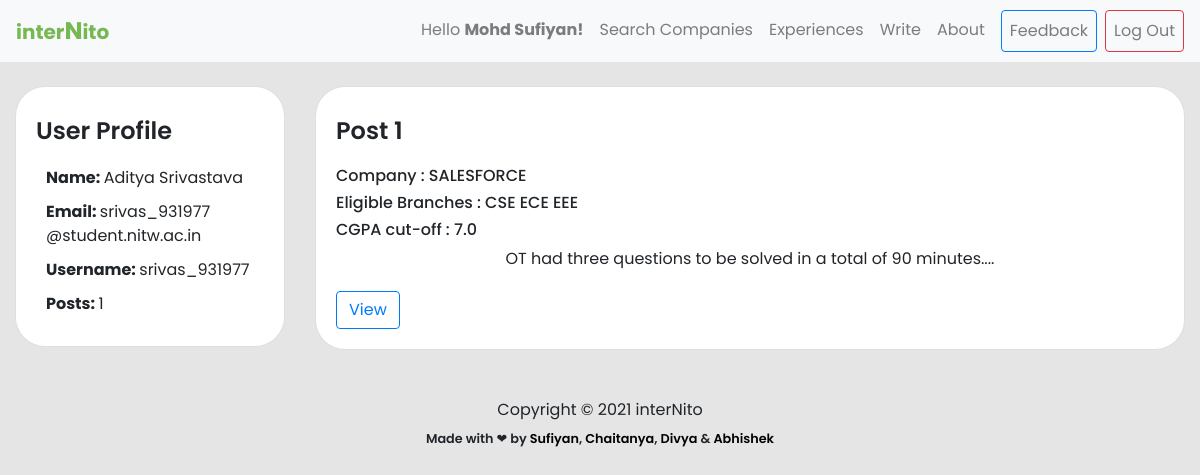
Screenshot of /profile/srivas_931977 (signed in) with the database file from the repository.
### experience/models.py (models this page shows, shortened)
class Experience(models.Model):
    user = models.ForeignKey(User, on_delete = models.CASCADE)
    name = models.CharField(max_length=80)
    branch = models.CharField(max_length=255,blank=True)
    cgpa_cutoff = models.FloatField(blank=True)
    resume = models.TextField(blank=True)
    batch = models.CharField(max_length=255, blank=True)
    company = models.CharField(max_length=255,blank=False)
    summary = models.TextField(blank=False)
    period = models.CharField(max_length=255,blank=False)
    ot_summary = models.TextField(blank = True)
    ot_question1 = models.TextField(blank = True, null = True)
    ot_question1_link = models.TextField(blank = True, null = True, default = 'NONE')
    ot_question2 = models.TextField(blank = True, null = True)
    ot_question2_link = models.TextField(blank = True, null = True)
    ot_question3 = models.TextField(blank = True, null = True)
    ot_question3_link = models.TextField(blank = True, null = True)
    ot_question4 = models.TextField(blank = True, null = True)
    ot_question4_link = models.TextField(blank = True, null = True)
    round1_details = models.TextField(blank = True, null = True)
    round2_details = models.TextField(blank = True, null = True)
    round3_details = models.TextField(blank = True, null = True)
    final_summary = models.TextField(blank = True, null = True)

### experience/views.py (the view)
# urls.py: path('profile/<username>', views.profile, name='profile'),
@login_required()
def profile(request, username):
    try:
        user = User.objects.get(username=username)
        if user.is_superuser and not request.user.is_superuser:
            return HttpResponseRedirect(reverse('home'))
        is_current_user = False
        if user.id == request.user.id:
            is_current_user = True
        posts = Experience.objects.filter(user=user)
        count = len(posts)
        msg_empty = False
        if count == 0:
            msg_empty = 'No posts made by the user till now.'
        context = {
            'user': user,
            'is_current_user': is_current_user,
            'posts': posts,
            'count': count,
            'msg_empty': msg_empty,
        }
        if user.is_superuser:
            context['all_users'] = User.objects.all().order_by('pk')
            context['staff_id'] = True
        elif request.user.is_staff:
            context['staff_id'] = False
        elif not is_current_user:
            return HttpResponseRedirect(reverse('home'))
        return render(request, 'profile.html', context)
    except User.DoesNotExist:
        return HttpResponseRedirect(reverse('home'))

### templates/profile.html (shortened to what this page needs)
{% extends 'base.html' %} {% load static %} {% block content %}
<link rel="stylesheet" href="{% static 'css/post.css' %}" />
<link rel="stylesheet" href="{% static 'css/experience.css' %}" />
<div class="container-fluid body" style="font-family: 'Poppins', sans-serif">
  <div class="row">
    <div class="col-lg-3">
      <div class="card post-card mt-4">
        <div class="card-body">
          <h5 class="card-title">User Profile</h5>
          <p class="abt-info-title">
            <strong>Name: </strong>{{ user.first_name }} {{ user.last_name }}
          </p>
          <p class="abt-info-title">
            <strong>Email: </strong>
            {% if request.user.is_staff and staff_id %}
            {{ user.email }}
            {% else %}
            {{ user.username }} @student.nitw.ac.in
            {% endif %}
          </p>
          <p class="abt-info-title">
            <strong>Username: </strong>{{ user.username }}
          </p>
          <p class="abt-info-title"><strong>Posts: </strong>{{count}}</p>
        </div>
      </div>
    </div>
    <div class="col-lg-9">
      {% if request.user.is_superuser and staff_id %}
      <div class="col">
        <div class="card post-card mt-4">
          <div class="card-body">
            <h4 class="card-title">All Resistered Users : {{ all_users|length }}</h4>
      {% for site_user in all_users %}
        <p> {{ forloop.counter }}. )
      {% if site_user.is_superuser %}
            <strong>Super User :</strong>
      {% endif %}
      <a href="{% url 'profile' site_user.username %}" >{{site_user.first_name}} {{site_user.last_name}}</a></p>
      {% endfor %}
        </div>
        </div>
        </div>
      {% else %}
      {% for post in posts %}
      <div class="row">
        <div class="col">
          <div class="card post-card mt-4">
            <div class="card-body">
              <h4 class="card-title">Post {{ forloop.counter }}</h4>
              <h6>Company : {{ post.company }}</h6>
              <h6>Eligible Branches : {{ post.branch }}</h6>
              <h6>CGPA cut-off : {{ post.cgpa_cutoff }}</h6>
              <p class="card-text blog-text">{{ post.summary }}...</p>
              <a
                type="button"
                class="btn btn-outline-primary"
                href="{% url 'post' post.pk %}"
                >View</a
              >
            </div>
          </div>
        </div>
      </div>
      {% endfor %}
      {% endif %}
    </div>
  </div>
</div>
{% endblock content %}

### templates/base.html (shortened to what this page needs)
{% load static %}
<!DOCTYPE html>
<html lang="en">
  <head>
    <link href="{% static 'css/bootstrap.min.css' %}" rel="stylesheet" />
    <link href="{% static 'css/album.css' %}" rel="stylesheet" />
  </head>
  <nav class="navbar navbar-expand-lg navbar-light bg-light sticky-top">
    <a
    style="color: #76b852"
      class="logoAnchor navbar-brand" href="{% url 'home' %}"
      ><strong>inter<big>N</big>ito</strong></a>
    <div class="collapse navbar-collapse" id="navbarSupportedContent">
      <ul class="navbar-nav ml-auto">
        {% if request.user.is_authenticated %}
        <li class="nav-item">
          <a class="nav-link" href="{% url 'profile' request.user.username %}"
            >Hello <strong>{{ request.user.first_name }}!</strong></a>
        </li>
        {% endif %}
        {% if request.user.is_staff %}
        <li class="nav-item">
          <a class="nav-link" href="{% url 'company' %}">Search Companies</a>
        </li>
        <li class="nav-item">
          <a class="nav-link" href="{% url 'experience' %}">Experiences</a>
        </li>
        {% endif %}
        <li class="nav-item">
          <a class="nav-link" href="{% url 'write' %}">Write</a>
        </li>
        <li class="nav-item">
          <a class="nav-link" href="{% url 'about' %}">About</a>
        </li>
        {% if request.user.is_authenticated %}
        <li class="nav-item">
          <a class="ml-2 btn btn-outline-primary nav-link" href="{% url 'feedback' %}"
            >Feedback</a
          >
        </li>
        <li class="nav-item">
          <a class="ml-2 btn btn-outline-danger nav-link" href="{% url 'logout' %}"
            >Log Out</a
          >
        </li>
        {% endif %}
      </ul>
    </div>
  </nav>
  <body>
    {% block content %} {% endblock content %}
    <footer>
      <div class="container" style="text-align: center">
        <p>
          Copyright © 2021 interNito
        </p>
        <small style="font-weight: 550">Made with &#x2764; by
          <a target="_blank" href="https://www.linkedin.com/in/sufiyan-ansari-nitw/">
            Sufiyan</a>,
          <a target="_blank" href="https://www.linkedin.com/in/chaitanya-hardikar-0ab4821a7/">
            Chaitanya</a>,
          <a target="_blank" href="https://www.linkedin.com/in/divya-soni14/">
            Divya</a>
          &
          <a target="_blank" href="https://www.linkedin.com/in/abhishek-upadhayayula-a541ba1b8/">
            Abhishek</a></small>
      </div>
    </footer>
  </body>
</html>

### static/css/album.css (style rules this page uses)
:root { --jumbotron-padding-y: 3rem; }
footer { padding-top: 3rem; padding-bottom: 3rem; }
footer p { margin-bottom: 0.25rem; }

### static/css/post.css (style rules this page uses)
* { font-family: "Poppins", sans-serif !important; }
body { background-color: #e5e5e5; }

### static/css/experience.css (style rules this page uses)
* { font-family: "Poppins", sans-serif; }
body { background-color: #e5e5e5; }
.card { background-color: white; border-radius: 30px; }
.card-text { text-align: center; }

### templates/base.html (style rules this page uses)
.logoAnchor:hover, .logoAnchor { text-decoration: none; color: #76b852; }
a, a:focus { text-decoration: none; color: black; }

### templates/profile.html (style rules this page uses)
.title, .card-title { font-weight: 600; font-size: 1.5rem; margin: 10px auto 20px auto; }
.abt-info-title { margin: 10px; padding: 0; }
.blog-text { margin-bottom: 20px; }

### rows the page displays
Experience: company "SALESFORCE", branch "CSE ECE EEE", cgpa_cutoff "7.0", summary "OT had three questions to be solved in a total of 90 minutes."

### other values shown
{{ request.user.first_name }} "Mohd Sufiyan"
{{ user.first_name }} "Aditya"
{{ user.last_name }} "Srivastava"
{{ user.username }} "srivas_931977"
{{ count }} "1"
